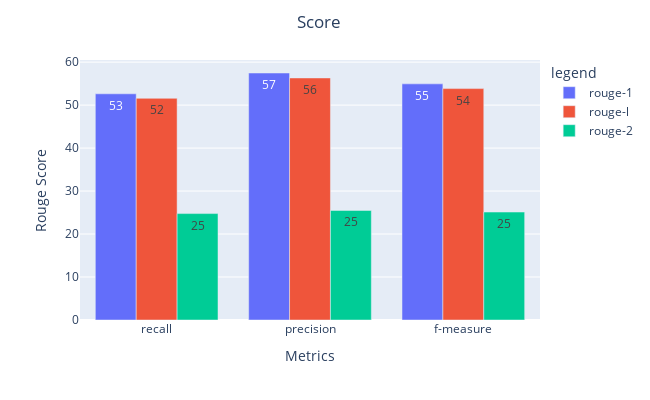

This figure's notebook cell:
### Code cell
BARTRouge = BARTRouge[['rouge-1','rouge-l', 'rouge-2']]

fig = px.bar(BARTRouge*100, x=BARTRouge.index, y=BARTRouge.columns,
             barmode='group',
             text_auto='.2s',
             labels={
                     "Algo": "Algorithms",
                     "value": "Rouge Score",
                     "variable": "legend",
                     'index': "Metrics"
                 })
fig.update_layout( width=650,
                  height=400,
                title={
                  'text': "Score",
                  'y':.96,
                  'x':0.49,
                  'xanchor': 'center',
                  'yanchor': 'top'})

fig.show()

### Figure 1 — Plotly figure (JSON) as saved in the notebook; plotly's stock layout.template omitted (floating-point values rounded to 4 significant figures)
{"data": [{"alignmentgroup": "True", "hovertemplate": "legend=rouge-1<br>Metrics=%{x}<br>Rouge Score=%{y}<extra></extra>", "legendgroup": "rouge-1", "marker": {"color": "#636efa", "pattern": {"shape": ""}}, "name": "rouge-1", "offsetgroup": "rouge-1", "orientation": "v", "showlegend": true, "textposition": "auto", "texttemplate": "%{y:.2s}", "x": ["recall", "precision", "f-measure"], "xaxis": "x", "y": [52.63, 57.47, 54.95], "yaxis": "y", "type": "bar"}, {"alignmentgroup": "True", "hovertemplate": "legend=rouge-l<br>Metrics=%{x}<br>Rouge Score=%{y}<extra></extra>", "legendgroup": "rouge-l", "marker": {"color": "#EF553B", "pattern": {"shape": ""}}, "name": "rouge-l", "offsetgroup": "rouge-l", "orientation": "v", "showlegend": true, "textposition": "auto", "texttemplate": "%{y:.2s}", "x": ["recall", "precision", "f-measure"], "xaxis": "x", "y": [51.58, 56.32, 53.85], "yaxis": "y", "type": "bar"}, {"alignmentgroup": "True", "hovertemplate": "legend=rouge-2<br>Metrics=%{x}<br>Rouge Score=%{y}<extra></extra>", "legendgroup": "rouge-2", "marker": {"color": "#00cc96", "pattern": {"shape": ""}}, "name": "rouge-2", "offsetgroup": "rouge-2", "orientation": "v", "showlegend": true, "textposition": "auto", "texttemplate": "%{y:.2s}", "x": ["recall", "precision", "f-measure"], "xaxis": "x", "y": [24.76, 25.49, 25.12], "yaxis": "y", "type": "bar"}], "layout": {"xaxis": {"anchor": "y", "domain": [0, 1], "title": {"text": "Metrics"}, "type": "category", "range": [-0.5, 2.5], "autorange": true}, "yaxis": {"anchor": "x", "domain": [0, 1], "title": {"text": "Rouge Score"}, "type": "linear", "range": [0, 60.5], "autorange": true}, "legend": {"title": {"text": "legend"}, "tracegroupgap": 0}, "margin": {"t": 60}, "barmode": "group", "title": {"text": "Score", "y": 0.96, "x": 0.49, "xanchor": "center", "yanchor": "top"}, "width": 650, "height": 400}}
